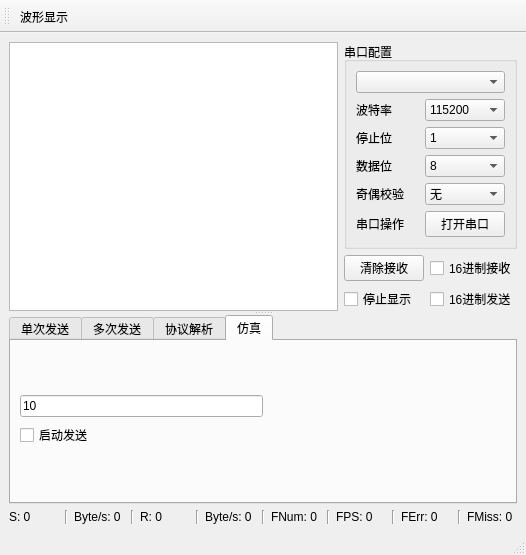
<?xml version="1.0" encoding="UTF-8"?>
<ui version="4.0">
 <class>MainWindow</class>
 <widget class="QMainWindow" name="MainWindow">
  <property name="geometry">
   <rect>
    <x>0</x>
    <y>0</y>
    <width>526</width>
    <height>555</height>
   </rect>
  </property>
  <property name="windowTitle">
   <string>MainWindow</string>
  </property>
  <widget class="QWidget" name="centralwidget">
   <layout class="QGridLayout" name="gridLayout_3">
    <item row="0" column="0">
     <widget class="QSplitter" name="splitter_2">
      <property name="sizePolicy">
       <sizepolicy hsizetype="Expanding" vsizetype="Expanding">
        <horstretch>0</horstretch>
        <verstretch>0</verstretch>
       </sizepolicy>
      </property>
      <property name="orientation">
       <enum>Qt::Vertical</enum>
      </property>
      <widget class="QWidget" name="layoutWidget">
       <layout class="QVBoxLayout" name="verticalLayout_2">
        <item>
         <layout class="QHBoxLayout" name="horizontalLayout">
          <item>
           <widget class="QPlainTextEdit" name="plainTextEditRec"/>
          </item>
          <item>
           <layout class="QVBoxLayout" name="verticalLayout">
            <item>
             <widget class="QGroupBox" name="groupBox">
              <property name="title">
               <string>串口配置</string>
              </property>
              <layout class="QGridLayout" name="gridLayout">
               <item row="5" column="2">
                <widget class="QPushButton" name="pushButtonOpenPort">
                 <property name="text">
                  <string>打开串口</string>
                 </property>
                </widget>
               </item>
               <item row="3" column="2">
                <widget class="QComboBox" name="comboBoxDataBits">
                 <property name="currentIndex">
                  <number>3</number>
                 </property>
                 <item>
                  <property name="text">
                   <string>5</string>
                  </property>
                 </item>
                 <item>
                  <property name="text">
                   <string>6</string>
                  </property>
                 </item>
                 <item>
                  <property name="text">
                   <string>7</string>
                  </property>
                 </item>
                 <item>
                  <property name="text">
                   <string>8</string>
                  </property>
                 </item>
                </widget>
               </item>
               <item row="1" column="2">
                <widget class="QComboBox" name="comboBoxBaudRate">
                 <property name="currentText">
                  <string>115200</string>
                 </property>
                 <property name="currentIndex">
                  <number>10</number>
                 </property>
                 <item>
                  <property name="text">
                   <string>1200</string>
                  </property>
                 </item>
                 <item>
                  <property name="text">
                   <string>2400</string>
                  </property>
                 </item>
                 <item>
                  <property name="text">
                   <string>4800</string>
                  </property>
                 </item>
                 <item>
                  <property name="text">
                   <string>9600</string>
                  </property>
                 </item>
                 <item>
                  <property name="text">
                   <string>14400</string>
                  </property>
                 </item>
                 <item>
                  <property name="text">
                   <string>19200</string>
                  </property>
                 </item>
                 <item>
                  <property name="text">
                   <string>38400</string>
                  </property>
                 </item>
                 <item>
                  <property name="text">
                   <string>43000</string>
                  </property>
                 </item>
                 <item>
                  <property name="text">
                   <string>57600</string>
                  </property>
                 </item>
                 <item>
                  <property name="text">
                   <string>76800</string>
                  </property>
                 </item>
                 <item>
                  <property name="text">
                   <string>115200</string>
                  </property>
                 </item>
                 <item>
                  <property name="text">
                   <string>128000</string>
                  </property>
                 </item>
                 <item>
                  <property name="text">
                   <string>230400</string>
                  </property>
                 </item>
                 <item>
                  <property name="text">
                   <string>256000</string>
                  </property>
                 </item>
                 <item>
                  <property name="text">
                   <string>460800</string>
                  </property>
                 </item>
                 <item>
                  <property name="text">
                   <string>921600</string>
                  </property>
                 </item>
                 <item>
                  <property name="text">
                   <string>1382400</string>
                  </property>
                 </item>
                </widget>
               </item>
               <item row="4" column="0" colspan="2">
                <widget class="QLabel" name="labelParity">
                 <property name="text">
                  <string>奇偶校验</string>
                 </property>
                </widget>
               </item>
               <item row="0" column="0" colspan="3">
                <widget class="openSerialPort" name="comboBoxSerialPort"/>
               </item>
               <item row="2" column="0" colspan="2">
                <widget class="QLabel" name="labelStopBits">
                 <property name="text">
                  <string>停止位</string>
                 </property>
                </widget>
               </item>
               <item row="5" column="0">
                <widget class="QLabel" name="labelParityOpenPort">
                 <property name="text">
                  <string>串口操作</string>
                 </property>
                </widget>
               </item>
               <item row="3" column="0" colspan="2">
                <widget class="QLabel" name="labelDataBits">
                 <property name="text">
                  <string>数据位</string>
                 </property>
                </widget>
               </item>
               <item row="4" column="2">
                <widget class="QComboBox" name="comboBoxParity">
                 <item>
                  <property name="text">
                   <string>无</string>
                  </property>
                 </item>
                 <item>
                  <property name="text">
                   <string>奇校验</string>
                  </property>
                 </item>
                 <item>
                  <property name="text">
                   <string>偶校验</string>
                  </property>
                 </item>
                </widget>
               </item>
               <item row="2" column="2">
                <widget class="QComboBox" name="comboBoxStopBits">
                 <item>
                  <property name="text">
                   <string>1</string>
                  </property>
                 </item>
                 <item>
                  <property name="text">
                   <string>1.5</string>
                  </property>
                 </item>
                 <item>
                  <property name="text">
                   <string>2</string>
                  </property>
                 </item>
                </widget>
               </item>
               <item row="1" column="0">
                <widget class="QLabel" name="labelBaudRate">
                 <property name="text">
                  <string>波特率</string>
                 </property>
                </widget>
               </item>
              </layout>
             </widget>
            </item>
            <item>
             <layout class="QGridLayout" name="gridLayout_2">
              <item row="1" column="1">
               <widget class="QCheckBox" name="checkBoxHexSend">
                <property name="text">
                 <string>16进制发送</string>
                </property>
               </widget>
              </item>
              <item row="1" column="0">
               <widget class="QCheckBox" name="checkBoxStopShow">
                <property name="text">
                 <string>停止显示</string>
                </property>
               </widget>
              </item>
              <item row="0" column="0">
               <widget class="QPushButton" name="pushButtonClearRec">
                <property name="text">
                 <string>清除接收</string>
                </property>
               </widget>
              </item>
              <item row="0" column="1">
               <widget class="QCheckBox" name="checkBoxHexRec">
                <property name="text">
                 <string>16进制接收</string>
                </property>
               </widget>
              </item>
             </layout>
            </item>
           </layout>
          </item>
         </layout>
        </item>
       </layout>
      </widget>
      <widget class="QTabWidget" name="tabWidget">
       <property name="sizePolicy">
        <sizepolicy hsizetype="Expanding" vsizetype="Preferred">
         <horstretch>0</horstretch>
         <verstretch>0</verstretch>
        </sizepolicy>
       </property>
       <property name="maximumSize">
        <size>
         <width>16777215</width>
         <height>16777215</height>
        </size>
       </property>
       <property name="currentIndex">
        <number>3</number>
       </property>
       <widget class="QWidget" name="tab_1">
        <attribute name="title">
         <string notr="true">单次发送</string>
        </attribute>
        <layout class="QHBoxLayout" name="horizontalLayout_6" stretch="8,1">
         <item>
          <widget class="QPlainTextEdit" name="plainTextEditSend"/>
         </item>
         <item>
          <layout class="QVBoxLayout" name="verticalLayout_3">
           <item>
            <widget class="QPushButton" name="pushButtonSingleSend">
             <property name="text">
              <string>发送</string>
             </property>
            </widget>
           </item>
           <item>
            <layout class="QHBoxLayout" name="horizontalLayout_2">
             <item>
              <widget class="QLineEdit" name="lineEditSingleSend">
               <property name="text">
                <string>1000</string>
               </property>
              </widget>
             </item>
             <item>
              <widget class="QLabel" name="label_2">
               <property name="font">
                <font>
                 <pointsize>11</pointsize>
                </font>
               </property>
               <property name="text">
                <string>ms</string>
               </property>
              </widget>
             </item>
            </layout>
           </item>
           <item>
            <widget class="QCheckBox" name="checkBoxSingleSend">
             <property name="text">
              <string>定时发送</string>
             </property>
            </widget>
           </item>
           <item>
            <widget class="QPushButton" name="pushButtonClearSend">
             <property name="text">
              <string>清除发送</string>
             </property>
            </widget>
           </item>
          </layout>
         </item>
        </layout>
       </widget>
       <widget class="QWidget" name="tab_2">
        <attribute name="title">
         <string notr="true">多次发送</string>
        </attribute>
        <layout class="QHBoxLayout" name="horizontalLayout_4" stretch="8,1">
         <item>
          <layout class="QGridLayout" name="gridLayout_5">
           <property name="leftMargin">
            <number>0</number>
           </property>
           <property name="rightMargin">
            <number>0</number>
           </property>
           <item row="0" column="0">
            <widget class="QCheckBox" name="checkBoxMultiSend_1">
             <property name="text">
              <string/>
             </property>
            </widget>
           </item>
           <item row="0" column="1">
            <widget class="QLineEdit" name="lineEditMultiSend_1"/>
           </item>
           <item row="0" column="2">
            <widget class="QPushButton" name="pushButtonMultiSend_1">
             <property name="sizePolicy">
              <sizepolicy hsizetype="Fixed" vsizetype="Fixed">
               <horstretch>0</horstretch>
               <verstretch>0</verstretch>
              </sizepolicy>
             </property>
             <property name="maximumSize">
              <size>
               <width>20</width>
               <height>16777215</height>
              </size>
             </property>
             <property name="text">
              <string>1</string>
             </property>
            </widget>
           </item>
           <item row="0" column="3">
            <widget class="QCheckBox" name="checkBoxMultiSend_6">
             <property name="text">
              <string/>
             </property>
            </widget>
           </item>
           <item row="0" column="4">
            <widget class="QLineEdit" name="lineEditMultiSend_6"/>
           </item>
           <item row="0" column="5">
            <widget class="QPushButton" name="pushButtonMultiSend_6">
             <property name="sizePolicy">
              <sizepolicy hsizetype="Fixed" vsizetype="Fixed">
               <horstretch>0</horstretch>
               <verstretch>0</verstretch>
              </sizepolicy>
             </property>
             <property name="maximumSize">
              <size>
               <width>20</width>
               <height>16777215</height>
              </size>
             </property>
             <property name="text">
              <string>6</string>
             </property>
            </widget>
           </item>
           <item row="1" column="0">
            <widget class="QCheckBox" name="checkBoxMultiSend_2">
             <property name="text">
              <string/>
             </property>
            </widget>
           </item>
           <item row="1" column="1">
            <widget class="QLineEdit" name="lineEditMultiSend_2"/>
           </item>
           <item row="1" column="2">
            <widget class="QPushButton" name="pushButtonMultiSend_2">
             <property name="sizePolicy">
              <sizepolicy hsizetype="Fixed" vsizetype="Fixed">
               <horstretch>0</horstretch>
               <verstretch>0</verstretch>
              </sizepolicy>
             </property>
             <property name="maximumSize">
              <size>
               <width>20</width>
               <height>16777215</height>
              </size>
             </property>
             <property name="text">
              <string>2</string>
             </property>
            </widget>
           </item>
           <item row="1" column="3">
            <widget class="QCheckBox" name="checkBoxMultiSend_7">
             <property name="text">
              <string/>
             </property>
            </widget>
           </item>
           <item row="1" column="4">
            <widget class="QLineEdit" name="lineEditMultiSend_7"/>
           </item>
           <item row="1" column="5">
            <widget class="QPushButton" name="pushButtonMultiSend_7">
             <property name="sizePolicy">
              <sizepolicy hsizetype="Fixed" vsizetype="Fixed">
               <horstretch>0</horstretch>
               <verstretch>0</verstretch>
              </sizepolicy>
             </property>
             <property name="maximumSize">
              <size>
               <width>20</width>
               <height>16777215</height>
              </size>
             </property>
             <property name="text">
              <string>7</string>
             </property>
            </widget>
           </item>
           <item row="2" column="0">
            <widget class="QCheckBox" name="checkBoxMultiSend_3">
             <property name="text">
              <string/>
             </property>
            </widget>
           </item>
           <item row="2" column="1">
            <widget class="QLineEdit" name="lineEditMultiSend_3"/>
           </item>
           <item row="2" column="2">
            <widget class="QPushButton" name="pushButtonMultiSend_3">
             <property name="sizePolicy">
              <sizepolicy hsizetype="Fixed" vsizetype="Fixed">
               <horstretch>0</horstretch>
               <verstretch>0</verstretch>
              </sizepolicy>
             </property>
             <property name="maximumSize">
              <size>
               <width>20</width>
               <height>16777215</height>
              </size>
             </property>
             <property name="text">
              <string>3</string>
             </property>
            </widget>
           </item>
           <item row="2" column="3">
            <widget class="QCheckBox" name="checkBoxMultiSend_8">
             <property name="text">
              <string/>
             </property>
            </widget>
           </item>
           <item row="2" column="4">
            <widget class="QLineEdit" name="lineEditMultiSend_8"/>
           </item>
           <item row="2" column="5">
            <widget class="QPushButton" name="pushButtonMultiSend_8">
             <property name="sizePolicy">
              <sizepolicy hsizetype="Fixed" vsizetype="Fixed">
               <horstretch>0</horstretch>
               <verstretch>0</verstretch>
              </sizepolicy>
             </property>
             <property name="maximumSize">
              <size>
               <width>20</width>
               <height>16777215</height>
              </size>
             </property>
             <property name="text">
              <string>8</string>
             </property>
            </widget>
           </item>
           <item row="3" column="0">
            <widget class="QCheckBox" name="checkBoxMultiSend_4">
             <property name="text">
              <string/>
             </property>
            </widget>
           </item>
           <item row="3" column="1">
            <widget class="QLineEdit" name="lineEditMultiSend_4"/>
           </item>
           <item row="3" column="2">
            <widget class="QPushButton" name="pushButtonMultiSend_4">
             <property name="sizePolicy">
              <sizepolicy hsizetype="Fixed" vsizetype="Fixed">
               <horstretch>0</horstretch>
               <verstretch>0</verstretch>
              </sizepolicy>
             </property>
             <property name="maximumSize">
              <size>
               <width>20</width>
               <height>16777215</height>
              </size>
             </property>
             <property name="text">
              <string>4</string>
             </property>
            </widget>
           </item>
           <item row="3" column="3">
            <widget class="QCheckBox" name="checkBoxMultiSend_9">
             <property name="text">
              <string/>
             </property>
            </widget>
           </item>
           <item row="3" column="4">
            <widget class="QLineEdit" name="lineEditMultiSend_9"/>
           </item>
           <item row="3" column="5">
            <widget class="QPushButton" name="pushButtonMultiSend_9">
             <property name="sizePolicy">
              <sizepolicy hsizetype="Fixed" vsizetype="Fixed">
               <horstretch>0</horstretch>
               <verstretch>0</verstretch>
              </sizepolicy>
             </property>
             <property name="maximumSize">
              <size>
               <width>20</width>
               <height>16777215</height>
              </size>
             </property>
             <property name="text">
              <string>9</string>
             </property>
            </widget>
           </item>
           <item row="4" column="0">
            <widget class="QCheckBox" name="checkBoxMultiSend_5">
             <property name="text">
              <string/>
             </property>
            </widget>
           </item>
           <item row="4" column="1">
            <widget class="QLineEdit" name="lineEditMultiSend_5"/>
           </item>
           <item row="4" column="2">
            <widget class="QPushButton" name="pushButtonMultiSend_5">
             <property name="sizePolicy">
              <sizepolicy hsizetype="Fixed" vsizetype="Fixed">
               <horstretch>0</horstretch>
               <verstretch>0</verstretch>
              </sizepolicy>
             </property>
             <property name="maximumSize">
              <size>
               <width>20</width>
               <height>16777215</height>
              </size>
             </property>
             <property name="text">
              <string>5</string>
             </property>
            </widget>
           </item>
           <item row="4" column="3">
            <widget class="QCheckBox" name="checkBoxMultiSend_10">
             <property name="text">
              <string/>
             </property>
            </widget>
           </item>
           <item row="4" column="4">
            <widget class="QLineEdit" name="lineEditMultiSend_10"/>
           </item>
           <item row="4" column="5">
            <widget class="QPushButton" name="pushButtonMultiSend_10">
             <property name="sizePolicy">
              <sizepolicy hsizetype="Fixed" vsizetype="Fixed">
               <horstretch>0</horstretch>
               <verstretch>0</verstretch>
              </sizepolicy>
             </property>
             <property name="maximumSize">
              <size>
               <width>20</width>
               <height>16777215</height>
              </size>
             </property>
             <property name="text">
              <string>10</string>
             </property>
            </widget>
           </item>
          </layout>
         </item>
         <item>
          <layout class="QVBoxLayout" name="verticalLayout_4">
           <item>
            <spacer name="verticalSpacer_2">
             <property name="orientation">
              <enum>Qt::Vertical</enum>
             </property>
             <property name="sizeHint" stdset="0">
              <size>
               <width>20</width>
               <height>40</height>
              </size>
             </property>
            </spacer>
           </item>
           <item>
            <layout class="QHBoxLayout" name="horizontalLayout_3">
             <item>
              <widget class="QLineEdit" name="lineEditMultiSend">
               <property name="text">
                <string>1000</string>
               </property>
              </widget>
             </item>
             <item>
              <widget class="QLabel" name="label">
               <property name="font">
                <font>
                 <pointsize>11</pointsize>
                </font>
               </property>
               <property name="text">
                <string>ms</string>
               </property>
              </widget>
             </item>
            </layout>
           </item>
           <item>
            <widget class="QCheckBox" name="checkBoxMultiSend">
             <property name="text">
              <string>定时发送</string>
             </property>
            </widget>
           </item>
           <item>
            <spacer name="verticalSpacer_3">
             <property name="orientation">
              <enum>Qt::Vertical</enum>
             </property>
             <property name="sizeHint" stdset="0">
              <size>
               <width>20</width>
               <height>40</height>
              </size>
             </property>
            </spacer>
           </item>
          </layout>
         </item>
        </layout>
       </widget>
       <widget class="QWidget" name="tab">
        <attribute name="title">
         <string>协议解析</string>
        </attribute>
        <layout class="QGridLayout" name="gridLayout_4">
         <item row="0" column="0">
          <widget class="QSplitter" name="splitter">
           <property name="orientation">
            <enum>Qt::Horizontal</enum>
           </property>
           <widget class="QWidget" name="layoutWidget">
            <layout class="QVBoxLayout" name="verticalLayout_5">
             <item>
              <widget class="QCheckBox" name="checkBoxFrameData">
               <property name="text">
                <string> 显示帧数据</string>
               </property>
              </widget>
             </item>
             <item>
              <widget class="QPlainTextEdit" name="plainTextEditFrameData"/>
             </item>
            </layout>
           </widget>
           <widget class="QWidget" name="layoutWidget">
            <layout class="QVBoxLayout" name="verticalLayout_6">
             <item>
              <layout class="QHBoxLayout" name="horizontalLayout_7">
               <item>
                <widget class="QCheckBox" name="checkBoxPlotData">
                 <property name="text">
                  <string>显示绘图数据</string>
                 </property>
                </widget>
               </item>
               <item>
                <widget class="QPushButton" name="pushButtonClearFramePlotData">
                 <property name="text">
                  <string>清除接收</string>
                 </property>
                </widget>
               </item>
              </layout>
             </item>
             <item>
              <widget class="QPlainTextEdit" name="plainTextEditPlotData"/>
             </item>
            </layout>
           </widget>
          </widget>
         </item>
        </layout>
       </widget>
       <widget class="QWidget" name="tab_3">
        <attribute name="title">
         <string>仿真</string>
        </attribute>
        <layout class="QGridLayout" name="gridLayout_6">
         <item row="0" column="0">
          <layout class="QVBoxLayout" name="verticalLayout_7">
           <item>
            <widget class="QLineEdit" name="lineEditWaveGeneInterval">
             <property name="text">
              <string>10</string>
             </property>
            </widget>
           </item>
           <item>
            <widget class="QCheckBox" name="checkBoxWaveGeneStart">
             <property name="text">
              <string>启动发送</string>
             </property>
            </widget>
           </item>
          </layout>
         </item>
         <item row="0" column="1">
          <spacer name="horizontalSpacer">
           <property name="orientation">
            <enum>Qt::Horizontal</enum>
           </property>
           <property name="sizeHint" stdset="0">
            <size>
             <width>237</width>
             <height>20</height>
            </size>
           </property>
          </spacer>
         </item>
        </layout>
       </widget>
      </widget>
     </widget>
    </item>
    <item row="1" column="0">
     <layout class="QHBoxLayout" name="horizontalLayout_5">
      <item>
       <widget class="QLabel" name="labelSendNum">
        <property name="text">
         <string>S: 0</string>
        </property>
       </widget>
      </item>
      <item>
       <widget class="Line" name="line_7">
        <property name="orientation">
         <enum>Qt::Vertical</enum>
        </property>
       </widget>
      </item>
      <item>
       <widget class="QLabel" name="labelSendRate">
        <property name="text">
         <string>Byte/s: 0</string>
        </property>
       </widget>
      </item>
      <item>
       <widget class="Line" name="line_6">
        <property name="orientation">
         <enum>Qt::Vertical</enum>
        </property>
       </widget>
      </item>
      <item>
       <widget class="QLabel" name="labelRecvNum">
        <property name="text">
         <string>R: 0</string>
        </property>
       </widget>
      </item>
      <item>
       <widget class="Line" name="line_5">
        <property name="orientation">
         <enum>Qt::Vertical</enum>
        </property>
       </widget>
      </item>
      <item>
       <widget class="QLabel" name="labelRecvRate">
        <property name="text">
         <string>Byte/s: 0</string>
        </property>
       </widget>
      </item>
      <item>
       <widget class="Line" name="line_4">
        <property name="orientation">
         <enum>Qt::Vertical</enum>
        </property>
       </widget>
      </item>
      <item>
       <widget class="QLabel" name="labelRecvFrameNum">
        <property name="text">
         <string>FNum: 0</string>
        </property>
       </widget>
      </item>
      <item>
       <widget class="Line" name="line_3">
        <property name="orientation">
         <enum>Qt::Vertical</enum>
        </property>
       </widget>
      </item>
      <item>
       <widget class="QLabel" name="labelRecvFrameRate">
        <property name="text">
         <string>FPS: 0</string>
        </property>
       </widget>
      </item>
      <item>
       <widget class="Line" name="line_2">
        <property name="orientation">
         <enum>Qt::Vertical</enum>
        </property>
       </widget>
      </item>
      <item>
       <widget class="QLabel" name="labelRecvFrameErrNum">
        <property name="text">
         <string>FErr: 0</string>
        </property>
       </widget>
      </item>
      <item>
       <widget class="Line" name="line">
        <property name="orientation">
         <enum>Qt::Vertical</enum>
        </property>
       </widget>
      </item>
      <item>
       <widget class="QLabel" name="labelRecvFrameMissNum">
        <property name="text">
         <string>FMiss: 0</string>
        </property>
       </widget>
      </item>
     </layout>
    </item>
   </layout>
  </widget>
  <widget class="QStatusBar" name="statusbar"/>
  <widget class="QToolBar" name="toolBar">
   <property name="windowTitle">
    <string>toolBar</string>
   </property>
   <attribute name="toolBarArea">
    <enum>TopToolBarArea</enum>
   </attribute>
   <attribute name="toolBarBreak">
    <bool>false</bool>
   </attribute>
   <addaction name="actionPlotShow"/>
  </widget>
  <action name="actionPlotShow">
   <property name="text">
    <string>波形显示</string>
   </property>
   <property name="toolTip">
    <string>波形显示/关闭</string>
   </property>
   <property name="visible">
    <bool>true</bool>
   </property>
  </action>
 </widget>
 <customwidgets>
  <customwidget>
   <class>openSerialPort</class>
   <extends>QComboBox</extends>
   <header>openserialport.h</header>
  </customwidget>
 </customwidgets>
 <resources/>
 <connections/>
</ui>
